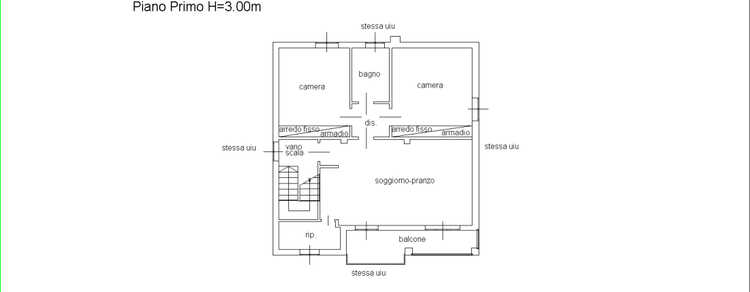
#> input picture PlanParser/base_rectangle_section_1.png, 750 x 292 px, shrunk from 1103 x 430 before the run
$ python generate_filters.py   (older library calls are emulated)
#> lines starting #> are read from the running program, lines starting #| are printed output that depends on the picture; after the words box and inside, x2 and y2 are one past the last pixel; in counts of white or black regions, pixels touching at a corner belong together
import os
import cv2
import numpy as np
from typing import Callable, Dict, Tuple

# Default input
DEFAULT_IMAGE = "base_rectangle_section_1.png"
OUTPUT_DIR = "filters_test"
DESC_FILE = "filters_explained.txt"


def ensure_dir(path: str):
    os.makedirs(path, exist_ok=True)


def load_image(path: str):
#> called with path = 'base_rectangle_section_1.png'
    if not os.path.exists(path):
        raise FileNotFoundError(f"Input image not found: {path}")
    img = cv2.imread(path)
#> img is the input picture: shape (292, 750, 3); mean B, G, R 250.7, 251, 250.7
    if img is None:
        raise RuntimeError(f"Cannot read image: {path}")
    return img

# ---------------- Skeletonization (morphological) ------------------

def morphological_skeleton(binary: np.ndarray) -> np.ndarray:
    skel = np.zeros(binary.shape, np.uint8)
    element = cv2.getStructuringElement(cv2.MORPH_CROSS, (3, 3))
    temp = np.zeros(binary.shape, np.uint8)
    eroded = np.zeros(binary.shape, np.uint8)
    done = False
    bw = binary.copy()
    while not done:
        eroded = cv2.erode(bw, element)
        temp = cv2.dilate(eroded, element)
        temp = cv2.subtract(bw, temp)
        skel = cv2.bitwise_or(skel, temp)
        bw = eroded.copy()
        if cv2.countNonZero(bw) == 0:
            done = True
    return skel

# ---------------- Filter Generators ------------------

def to_gray(img):
    return cv2.cvtColor(img, cv2.COLOR_BGR2GRAY)


def clahe_gray(img):
    g = to_gray(img)
    clahe = cv2.createCLAHE(clipLimit=2.0, tileGridSize=(8, 8))
    return clahe.apply(g)


def gaussian_blur(img):
    return cv2.GaussianBlur(to_gray(img), (5, 5), 0)


def median_blur(img):
    return cv2.medianBlur(to_gray(img), 5)


def bilateral(img):
    return cv2.bilateralFilter(to_gray(img), d=9, sigmaColor=75, sigmaSpace=75)


def otsu(img):
    g = to_gray(img)
    _, th = cv2.threshold(g, 0, 255, cv2.THRESH_BINARY + cv2.THRESH_OTSU)
    return th


def otsu_inv(img):
    g = to_gray(img)
    _, th = cv2.threshold(g, 0, 255, cv2.THRESH_BINARY_INV + cv2.THRESH_OTSU)
    return th


def adaptive_mean(img):
    g = to_gray(img)
    return cv2.adaptiveThreshold(g, 255, cv2.ADAPTIVE_THRESH_MEAN_C, cv2.THRESH_BINARY, 31, 7)


def adaptive_gauss(img):
    g = to_gray(img)
    return cv2.adaptiveThreshold(g, 255, cv2.ADAPTIVE_THRESH_GAUSSIAN_C, cv2.THRESH_BINARY, 31, 7)


def canny_soft(img):
    g = to_gray(img)
    return cv2.Canny(g, 40, 120)


def canny_strong(img):
    g = to_gray(img)
    return cv2.Canny(g, 80, 200)


def sobel_x(img):
    g = to_gray(img)
    return cv2.Sobel(g, cv2.CV_16S, 1, 0, ksize=3).clip(-255,255).astype(np.int16)


def sobel_y(img):
    g = to_gray(img)
    return cv2.Sobel(g, cv2.CV_16S, 0, 1, ksize=3).clip(-255,255).astype(np.int16)


def laplacian(img):
    g = to_gray(img)
    return cv2.Laplacian(g, cv2.CV_16S, ksize=3)


def scharr_x(img):
    g = to_gray(img)
    return cv2.Scharr(g, cv2.CV_16S, 1, 0)


def scharr_y(img):
    g = to_gray(img)
    return cv2.Scharr(g, cv2.CV_16S, 0, 1)


def morphology_open(img):
    g = to_gray(img)
    k = cv2.getStructuringElement(cv2.MORPH_RECT, (3,3))
    return cv2.morphologyEx(g, cv2.MORPH_OPEN, k, iterations=1)


def morphology_close(img):
    g = to_gray(img)
    k = cv2.getStructuringElement(cv2.MORPH_RECT, (5,5))
    return cv2.morphologyEx(g, cv2.MORPH_CLOSE, k, iterations=1)


def morphology_gradient(img):
    g = to_gray(img)
    k = cv2.getStructuringElement(cv2.MORPH_RECT, (3,3))
    return cv2.morphologyEx(g, cv2.MORPH_GRADIENT, k)


def erode_small(img):
    g = to_gray(img)
    k = np.ones((3,3), np.uint8)
    return cv2.erode(g, k, iterations=1)


def dilate_small(img):
    g = to_gray(img)
    k = np.ones((3,3), np.uint8)
    return cv2.dilate(g, k, iterations=1)


def quantize_kmeans(img, k=4):
    data = img.reshape((-1,3)).astype(np.float32)
    criteria = (cv2.TERM_CRITERIA_EPS + cv2.TERM_CRITERIA_MAX_ITER, 20, 1.0)
    _, labels, centers = cv2.kmeans(data, k, None, criteria, 3, cv2.KMEANS_PP_CENTERS)
    centers = centers.astype(np.uint8)
    reduced = centers[labels.flatten()].reshape(img.shape)
    return reduced


def distance_transform(img):
    b = otsu_inv(img)
    dist = cv2.distanceTransform(b, cv2.DIST_L2, 5)
    # Normalize for visualization
    dist_norm = cv2.normalize(dist, None, 0, 255, cv2.NORM_MINMAX).astype(np.uint8)
    return dist_norm


def skeleton(img):
    b = otsu_inv(img)
    return morphological_skeleton(b)


def horizontal_lines(img):
    b = otsu_inv(img)
    h, w = b.shape
    kernel = cv2.getStructuringElement(cv2.MORPH_RECT, (max(20, w//30), 1))
    temp = cv2.erode(b, kernel, iterations=1)
    temp = cv2.dilate(temp, kernel, iterations=1)
    return temp


def vertical_lines(img):
    b = otsu_inv(img)
    h, w = b.shape
    kernel = cv2.getStructuringElement(cv2.MORPH_RECT, (1, max(20, h//30)))
    temp = cv2.erode(b, kernel, iterations=1)
    temp = cv2.dilate(temp, kernel, iterations=1)
    return temp


def edge_preserve(img):
    return cv2.edgePreservingFilter(img, flags=1, sigma_s=60, sigma_r=0.4)


def color_channels(img):
    b,g,r = cv2.split(img)
    return {"channel_b": b, "channel_g": g, "channel_r": r}

FILTERS: Dict[str, Callable] = {
    "gray": to_gray,
    "clahe_gray": clahe_gray,
    "gaussian_blur": gaussian_blur,
    "median_blur": median_blur,
    "bilateral": bilateral,
    "otsu": otsu,
    "otsu_inv": otsu_inv,
    "adaptive_mean": adaptive_mean,
    "adaptive_gauss": adaptive_gauss,
    "canny_soft": canny_soft,
    "canny_strong": canny_strong,
    "sobel_x": sobel_x,
    "sobel_y": sobel_y,
    "laplacian": laplacian,
    "scharr_x": scharr_x,
    "scharr_y": scharr_y,
    "morph_open": morphology_open,
    "morph_close": morphology_close,
    "morph_gradient": morphology_gradient,
    "erode_small": erode_small,
    "dilate_small": dilate_small,
    "quantize_k4": lambda img: quantize_kmeans(img, 4),
    "distance_transform": distance_transform,
    "skeleton": skeleton,
    "horizontal_lines": horizontal_lines,
    "vertical_lines": vertical_lines,
    "edge_preserve": edge_preserve,
}

FILTER_DESCRIPTIONS = {
    "gray": "Conversione in scala di grigi; base per quasi tutte le operazioni successive.",
    "clahe_gray": "Equalizzazione adattiva del contrasto locale (CLAHE) per migliorare testo e linee deboli.",
    "gaussian_blur": "Riduzione rumore gaussiana; utile prima di edge detection.",
    "median_blur": "Filtro mediano; efficace contro salt-and-pepper noise preservando i bordi.",
    "bilateral": "Filtro bilaterale che riduce il rumore mantenendo i bordi netti (utile per testo).",
    "otsu": "Binarizzazione globale automatica (Otsu) foreground scuro su fondo chiaro.",
    "otsu_inv": "Binarizzazione Otsu inversa (foreground chiaro su sfondo scuro) per segmentazioni alternative.",
    "adaptive_mean": "Binarizzazione adattiva a media locale; utile con illuminazione non uniforme.",
    "adaptive_gauss": "Binarizzazione adattiva gaussiana; spesso più stabile su planimetrie.",
    "canny_soft": "Edge detection Canny con soglie basse (più sensibile, più rumore).",
    "canny_strong": "Edge detection Canny con soglie più alte (più preciso, meno falsi).",
    "sobel_x": "Derivata orizzontale (Sobel) per evidenziare bordi verticali.",
    "sobel_y": "Derivata verticale (Sobel) per evidenziare bordi orizzontali.",
    "laplacian": "Seconda derivata isotropa; evidenzia rapidi cambi di intensità (tutti i bordi).",
    "scharr_x": "Filtro Scharr orizzontale (derivata precisa) per linee verticali.",
    "scharr_y": "Filtro Scharr verticale per linee orizzontali.",
    "morph_open": "Morph opening: rimuove piccoli rumori (erosione + dilatazione).",
    "morph_close": "Morph closing: chiude piccoli gap nelle linee (dilatazione + erosione).",
    "morph_gradient": "Differenza tra dilatazione ed erosione (outline delle forme).",
    "erode_small": "Erosione leggera: assottiglia le linee e rimuove punti isolati.",
    "dilate_small": "Dilatazione leggera: ispessisce le linee e connette piccoli gap.",
    "quantize_k4": "Riduzione colori via K-means (k=4); semplifica la scena per clustering di regioni.",
    "distance_transform": "Trasformata di distanza sul binario (utile per segmentazione, watershed).",
    "skeleton": "Scheletrizzazione morfologica: riduce le linee al loro asse centrale.",
    "horizontal_lines": "Estrazione linee orizzontali mediante morfologia (isolamento muri/quote).",
    "vertical_lines": "Estrazione linee verticali mediante morfologia (isolamento muri verticali).",
    "edge_preserve": "Filtro edge-preserving: smoothing non lineare che mantiene i bordi (prep per threshold).",
}

CHANNEL_DESCRIPTION = "Canali B,G,R separati per analizzare differenze cromatiche localizzate."


def save_image(path: str, img):
    if img.dtype == np.int16:
        # normalize to 0-255 for visualization
        disp = np.clip((img.astype(np.float32) + 255) / 2, 0, 255).astype(np.uint8)
        cv2.imwrite(path, disp)
    else:
        cv2.imwrite(path, img)


def main(image_path: str = DEFAULT_IMAGE):
    ensure_dir(OUTPUT_DIR)
    img = load_image(image_path)

    descriptions_out = []

    # Save original
    save_image(os.path.join(OUTPUT_DIR, "00_original.png"), img)
    descriptions_out.append("00_original.png : Immagine originale di riferimento.")

    # Apply each single-output filter
    order = sorted(FILTERS.keys())
    for idx, name in enumerate(order, start=1):
        try:
            out = FILTERS[name](img)
            filename = f"{idx:02d}_{name}.png"
            save_image(os.path.join(OUTPUT_DIR, filename), out)
            descriptions_out.append(f"{filename} : {FILTER_DESCRIPTIONS.get(name, '')}")
        except Exception as e:
            descriptions_out.append(f"ERROR {name}: {e}")
#> this loop made 27 passes
#> pass 1, in main, `out = FILTERS[name](img)`:
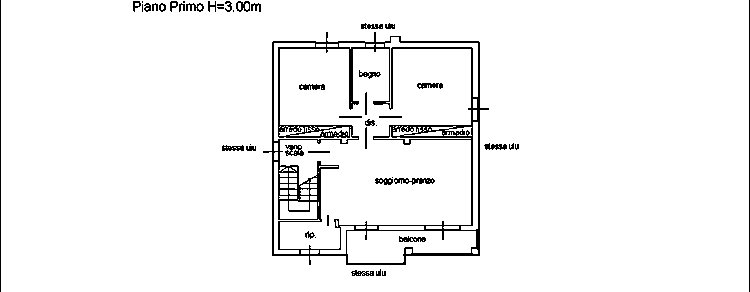
#> out: shape (292, 750); 95.7% white; black in thin lines or dots
#> pass 2, in main, `out = FILTERS[name](img)`:
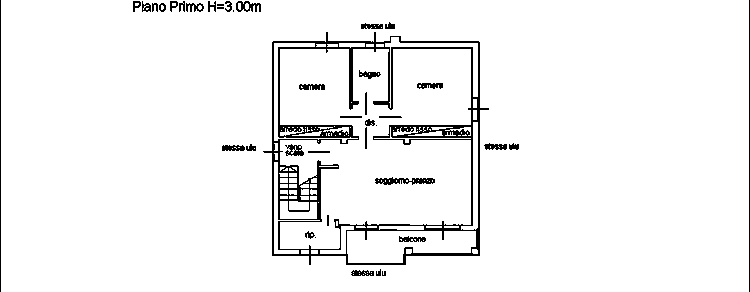
#> out: shape (292, 750); 95.4% white; black in thin lines or dots
#> pass 3, in main, `out = FILTERS[name](img)`:
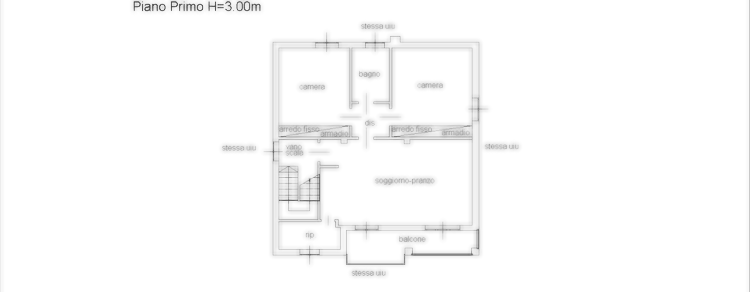
#> out: shape (292, 750); min 67, max 255, mean 251.4
#> after the loop, descriptions_out = 28 items

    # Channels
    chans = color_channels(img)
#> chans = 3 items
    for key, cimg in chans.items():
        fname = f"ch_{key}.png"
        save_image(os.path.join(OUTPUT_DIR, fname), cimg)
        descriptions_out.append(f"{fname} : {CHANNEL_DESCRIPTION}")
#> this loop made 3 passes
#> (key, fname) on passes 1 to 3: ('channel_b', 'ch_channel_b.png'), ('channel_g', 'ch_channel_g.png'), ('channel_r', 'ch_channel_r.png')
#> after the loop, descriptions_out = 31 items

    # Compose overlay of edges on original
    try:
        edges = canny_strong(img)
#> in canny_strong (call 2), `return cv2.Canny(g, 80, 200)`:
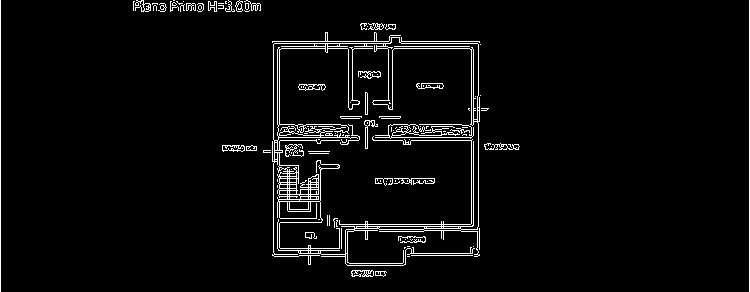
#> returned value: shape (292, 750); 3.8% white in thin lines or dots
        edges_col = cv2.cvtColor(edges, cv2.COLOR_GRAY2BGR)
#> edges_col: shape (292, 750, 3); 3.8% white in thin lines or dots
        overlay = img.copy()
        overlay[edges > 0] = (0, 0, 255)
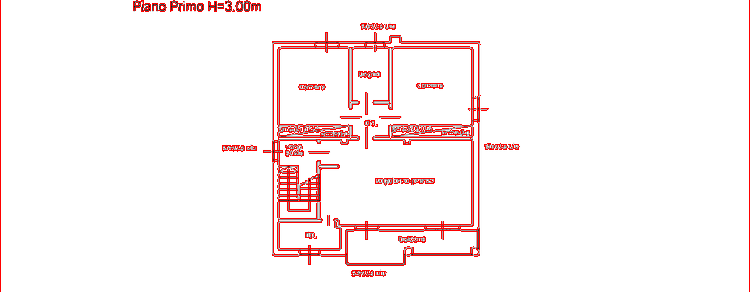
#> overlay: shape (292, 750, 3); 3.8% of pixels changed, all inside (x1, y1, x2, y2) = (0, 0, 750, 292)
        save_image(os.path.join(OUTPUT_DIR, "overlay_edges.png"), overlay)
        descriptions_out.append("overlay_edges.png : Sovrapposizione bordi (Canny forte) sull'originale per verifica linee.")
    except Exception:
        pass

    # Write description file
    with open(os.path.join(OUTPUT_DIR, DESC_FILE), 'w', encoding='utf-8') as f:
        f.write("GUIDA FILTRI / COMPUTER VISION\n")
        f.write("Immagine di input: " + image_path + "\n\n")
        for line in descriptions_out:
            f.write(line + "\n")
#> this loop made 32 passes

    print(f"[DONE] Generated {len(descriptions_out)} filter outputs in {OUTPUT_DIR}")
#| [DONE] Generated 32 filter outputs in filters_test


if __name__ == '__main__':
    main()

$ run again, with PlanParser/largest_rect_debug.png copied over PlanParser/base_rectangle_section_1.png
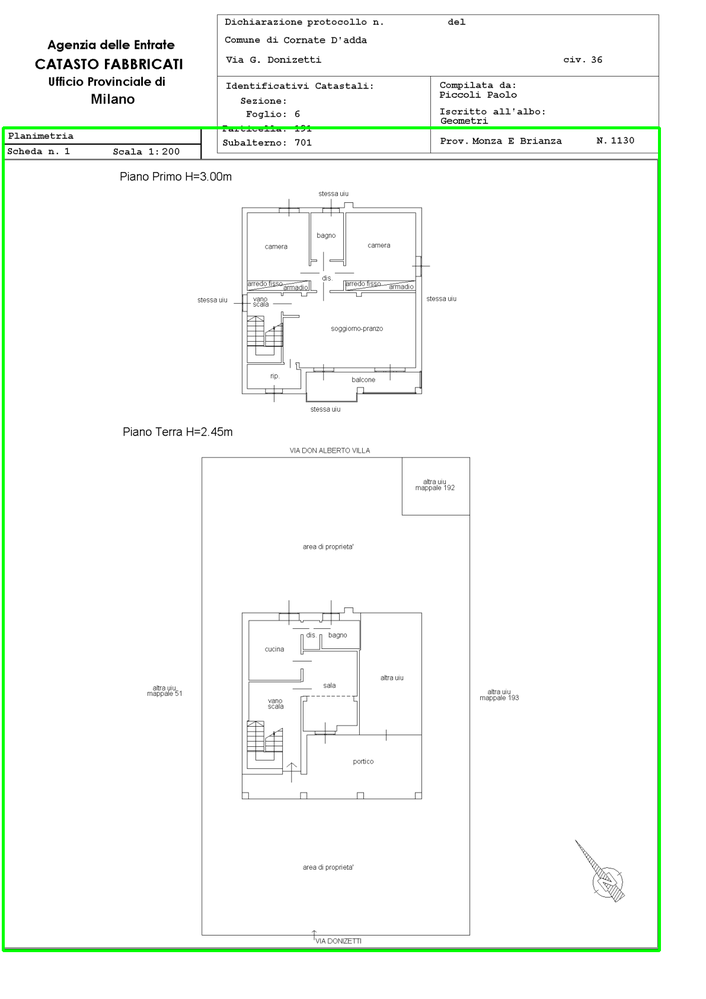
#> input picture PlanParser/largest_rect_debug.png, 706 x 999 px, shrunk from 1191 x 1684 before the run
#> in load_image, img is the input picture: shape (999, 706, 3); mean B, G, R 247.1, 250.3, 247.1
#> the loop in main, `for idx, name in enumerate(order, start=1):` made 27 passes
#> pass 1, in main, `out = FILTERS[name](img)`:
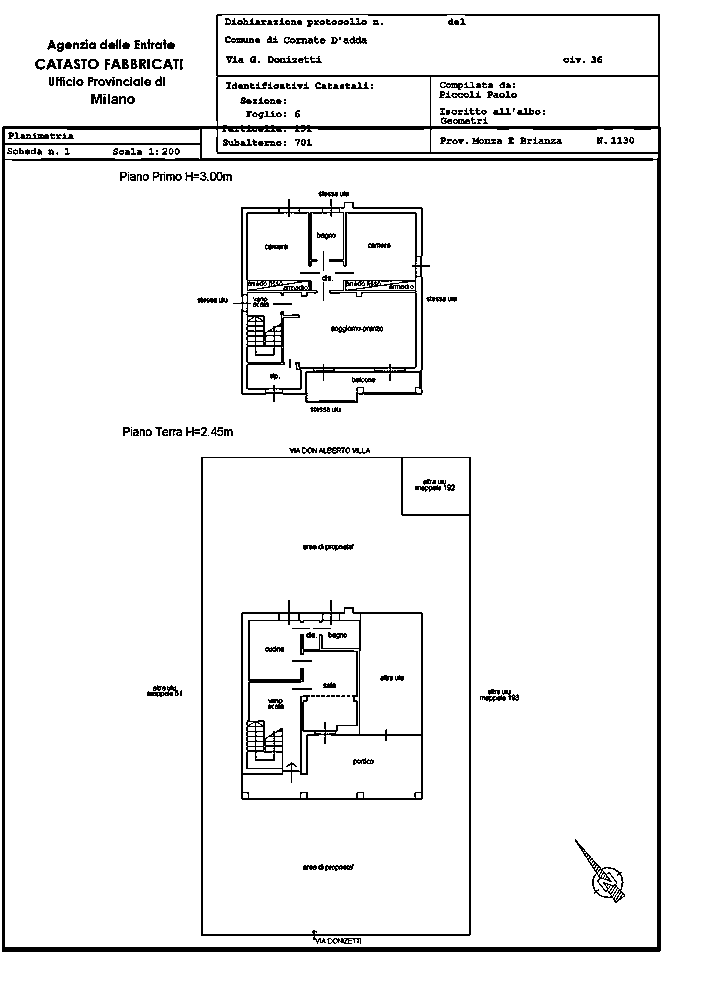
#> out: shape (999, 706); 94.1% white; 301 black regions (81 under 20 px), largest, box (x1, y1, x2, y2) and area: (2, 14, 661, 952) 16832, (233, 199, 430, 403) 5687, (241, 600, 423, 800) 4329
#> after the loop in main, `for idx, name in enumerate(order, start=1):`: descriptions_out = 28 items
#> chans = 3 items
#> the loop in main, `for key, cimg in chans.items():` made 3 passes
#> (key, fname) on passes 1 to 3: ('channel_b', 'ch_channel_b.png'), ('channel_g', 'ch_channel_g.png'), ('channel_r', 'ch_channel_r.png')
#> after the loop in main, `for key, cimg in chans.items():`: descriptions_out = 31 items
#> edges_col: shape (999, 706, 3); 4.8% white in thin lines or dots, all inside (x1, y1, x2, y2) = (1, 13, 661, 953)
#> in main, `overlay[edges > 0] = (0, 0, 255)`:
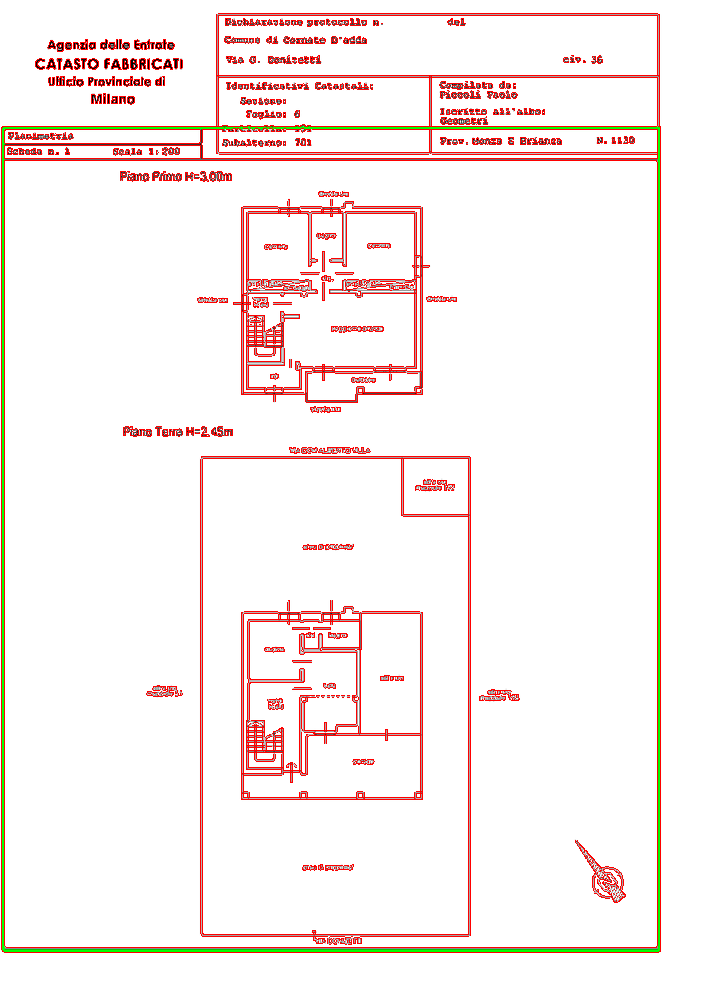
#> overlay: shape (999, 706, 3); 4.8% of pixels changed, all inside (x1, y1, x2, y2) = (1, 13, 661, 953)
#> the loop in main, `for line in descriptions_out:` made 32 passes
#| [DONE] Generated 32 filter outputs in filters_test
